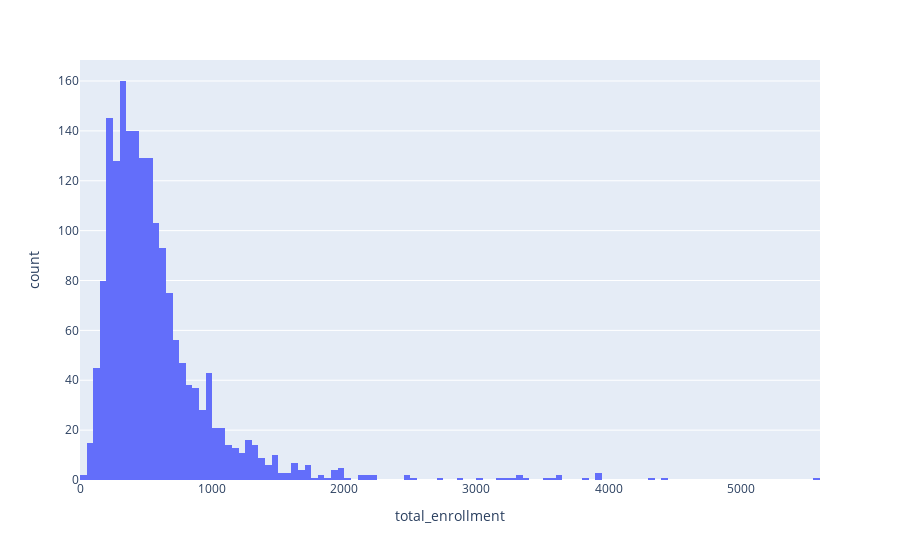

Write notebook code for a chart like this one.
### Markdown cell above
#Task 2: Visually Explore the Data

![](https://media.giphy.com/media/wc5K9GF6Rort3DzFvi/giphy.gif)

Now comes the even more fun part! We get to visualize the data to identify broad trends, and to spot relationships, if any, between the variables in the dataset.

Remember: `px.histogram` is the workhorse of the Plotly library. It will be the most used function in your Python toolbox, especially as you're familiarizing yourself with a dataset.

### Task 2A. Create a histogram to view the distribution of total student enrollment in NYC public high schools.

<span style='background :#FFF59E'>**Hint:** You'll need to use the `total_enrollment` column of your DataFrame!</span>

### Code cell
# Plot the data showing the total student enrollment
hist = px.histogram(schools, x='total_enrollment')
hist

### Figure 1 — Plotly figure (JSON) as saved in the notebook; plotly's stock layout.template omitted (floating-point values rounded to 4 significant figures; data arrays with more than 128 entries replaced by an {"elided": "..."} marker saying what was removed)
{"data": [{"alignmentgroup": "True", "bingroup": "x", "hovertemplate": "total_enrollment=%{x}<br>count=%{y}<extra></extra>", "legendgroup": "", "marker": {"color": "#636efa", "pattern": {"shape": ""}}, "name": "", "offsetgroup": "", "orientation": "v", "showlegend": false, "type": "histogram", "x": {"elided": "1834 float values"}, "xaxis": "x", "yaxis": "y"}], "layout": {"autosize": true, "barmode": "relative", "legend": {"tracegroupgap": 0}, "margin": {"t": 60}, "xaxis": {"anchor": "y", "autorange": true, "domain": [0, 1], "range": [0, 5600], "title": {"text": "total_enrollment"}, "type": "linear"}, "yaxis": {"anchor": "x", "autorange": true, "domain": [0, 1], "range": [0, 168.4], "title": {"text": "count"}}}}
